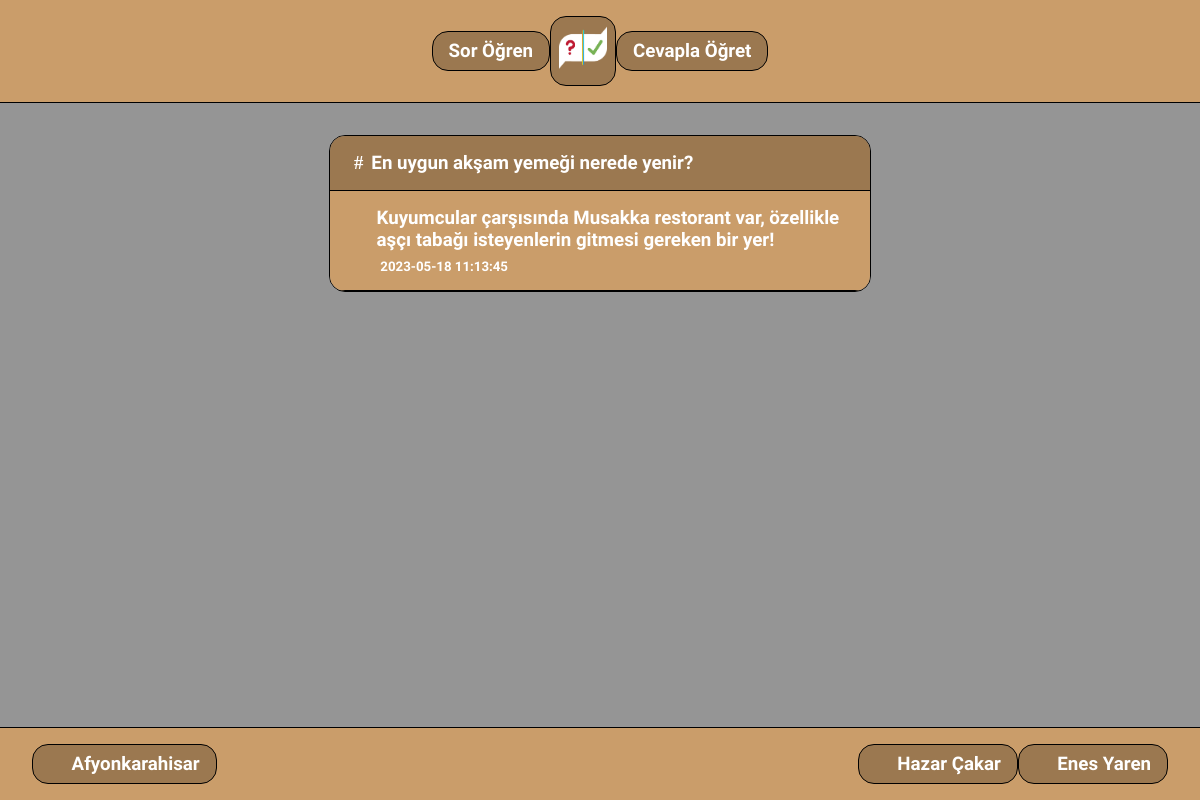
/lanswer.php?id=3, run on the app's committed database.
### tables this page shows
CREATE TABLE questions (
      id INTEGER PRIMARY KEY AUTOINCREMENT, 
      title TEXT, 
      question TEXT, 
      time DATETIME DEFAULT CURRENT_TIMESTAMP
    );

CREATE TABLE answers (
      id INTEGER PRIMARY KEY AUTOINCREMENT, 
      question_id INTEGER, 
      answer TEXT, 
      time DATETIME DEFAULT CURRENT_TIMESTAMP
    );

### lanswer.php (the view)
<?php
include 'functions.php';
$pdo = pdo_connect_sqlite();
$tablo = $pdo->prepare('SELECT title FROM questions WHERE id= ?');
$tablo->execute([ $_GET['id'] ]);
$question = $tablo->fetchAll(PDO::FETCH_ASSOC);
if (!empty($_GET)) {
$tablo = $pdo->prepare('SELECT * FROM answers WHERE question_id= ? ORDER BY time DESC');
$tablo->execute([ $_GET['id'] ]);
$answers = $tablo->fetchAll(PDO::FETCH_ASSOC);
}
?>
<?=template_header('Anasayfa')?>
<?php
    echo '<div class="message-box">';
        foreach ($question as $q) {
        echo '<div class="title"><h3><i class="fa-solid fa-hashtag"></i>' . $q['title'] . '</h3></div>';
        }
        foreach ($answers as $a) {
        echo '<div class="question"><h3><i class="fa-regular fa-message"></i>' . $a['answer'] . '</h3><h5><i class="fa-regular fa-calendar"></i>' . $a['time'] . '</h5></div>';
        }
    echo '</div>';
     ?>
<?=template_footer()?>

### assets/style.css (style rules this page uses)
* { margin: 0; padding: 0; font-family: "Carlito", sans-serif; }
.content { height: 100vh; background-color: #959595; }
.middle p, .middle .form-box .footer, .middle .form-box .answer, .middle .form-box .question, .middle .form-box .title, .msg1, .middle .form-box .msg, .middle .message-box .footer, .middle .message-box .answers, .middle .message-box .question, .middle .message-box .title { padding: 1rem; color: #ffffff; }
.middle .form-box .footer h3, .middle .form-box .answer h3, .middle .form-box .question h3, .middle .form-box .title h3, .msg1 h3, .middle .form-box .msg h3, .middle .message-box .footer h3, .middle .message-box .answers h3, .middle .message-box .question h3, .middle .message-box .title h3 { padding: 0 0.5rem; display: flex; align-items: baseline; }
.middle .form-box .footer h3 i, .middle .form-box .answer h3 i, .middle .form-box .question h3 i, .middle .form-box .title h3 i, .msg1 h3 i, .middle .form-box .msg h3 i, .middle .message-box .footer h3 i, .middle .message-box .answers h3 i, .middle .message-box .question h3 i, .middle .message-box .title h3 i { padding-right: 0.5rem; }
.middle .message-box .question h5 { padding: 0.5rem 1rem; padding-bottom: 0; display: flex; align-items: baseline; }
.middle .message-box .question h5 i { padding-right: 0.5rem; }
.middle .message-box .title { background-color: #9b7850; }
.middle .message-box .question { background-color: #ca9d6a; border-top: 1px solid #000000; border-bottom: 1px solid #000000; }
.middle .form-box, .middle .message-box { margin: 1rem; max-width: 30%; display: flex; flex-direction: column; justify-content: left; align-content: flex-start; border: 1px solid #000000; border-radius: 1rem; line-break: auto; overflow: hidden; }
@media (max-width: 1200px) { .middle .form-box, .middle .message-box { max-width: 45%; } }

### data on the page
questions: title "En uygun akşam yemeği nerede yenir?"
answers: answer "Kuyumcular çarşısında Musakka restorant var, özellikle aşçı tabağı isteyenlerin gitmesi gereken bir yer!", time "2023-05-18 11:13:45"
